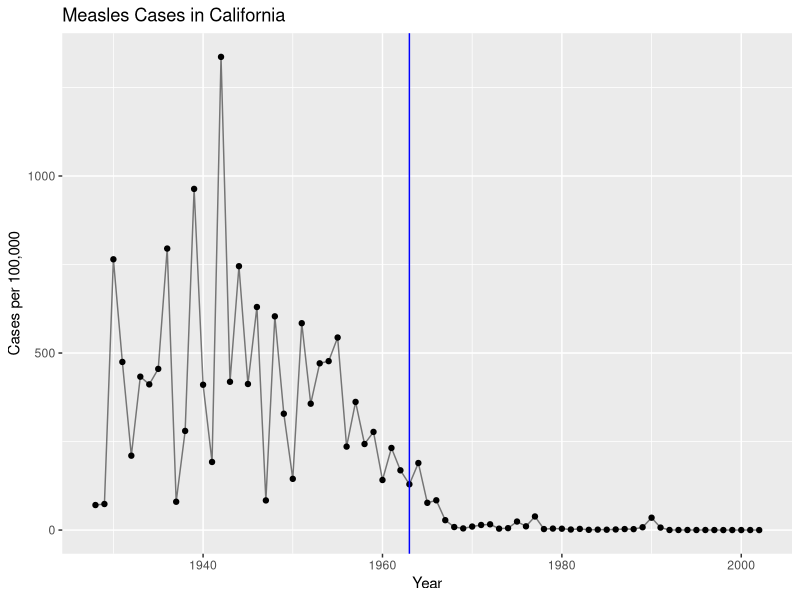
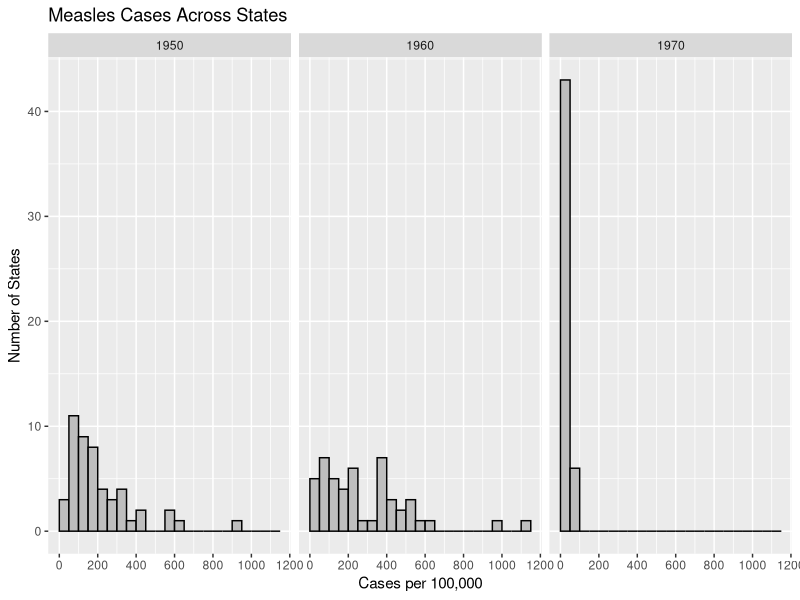
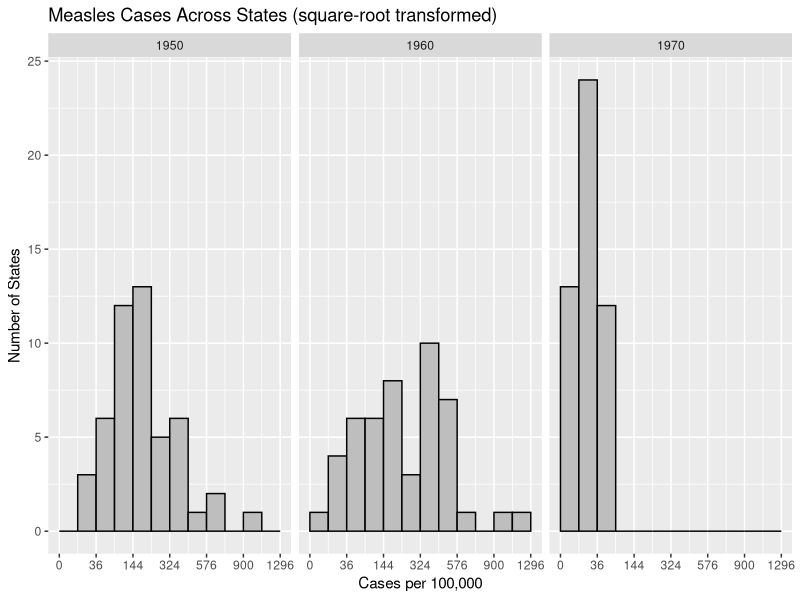
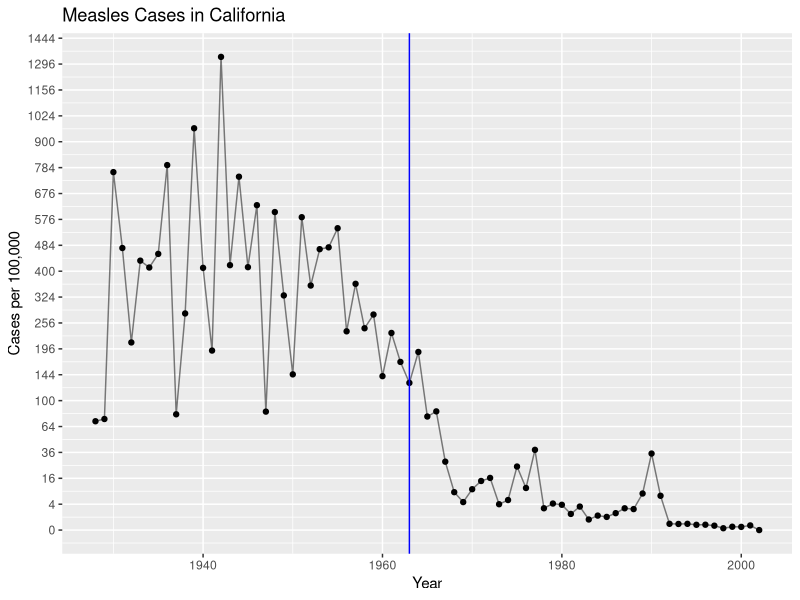
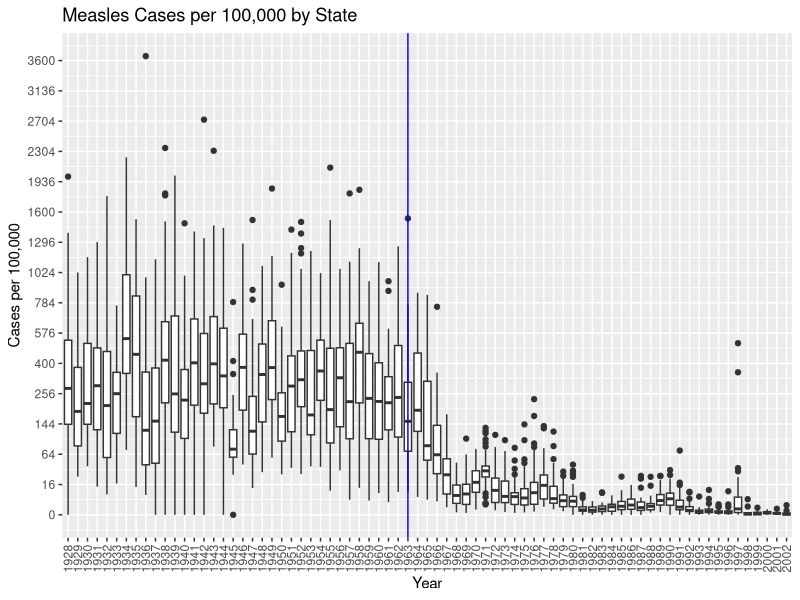
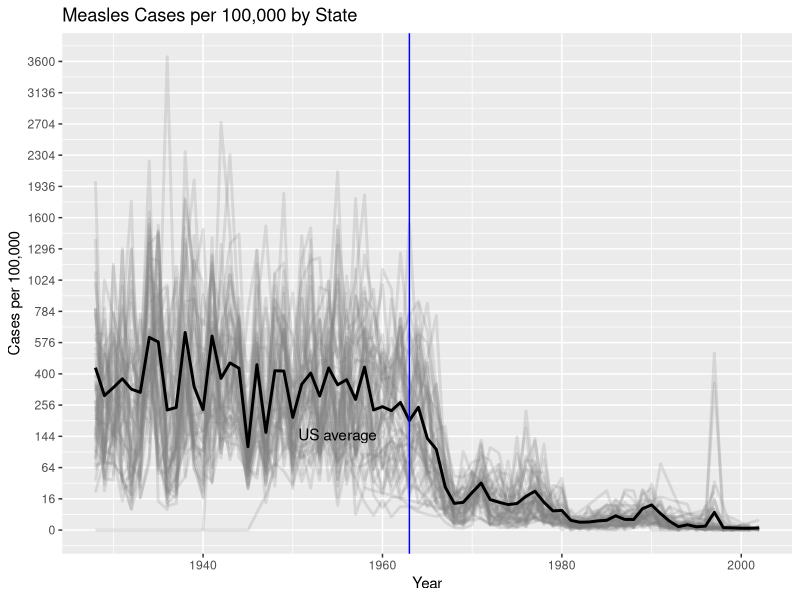
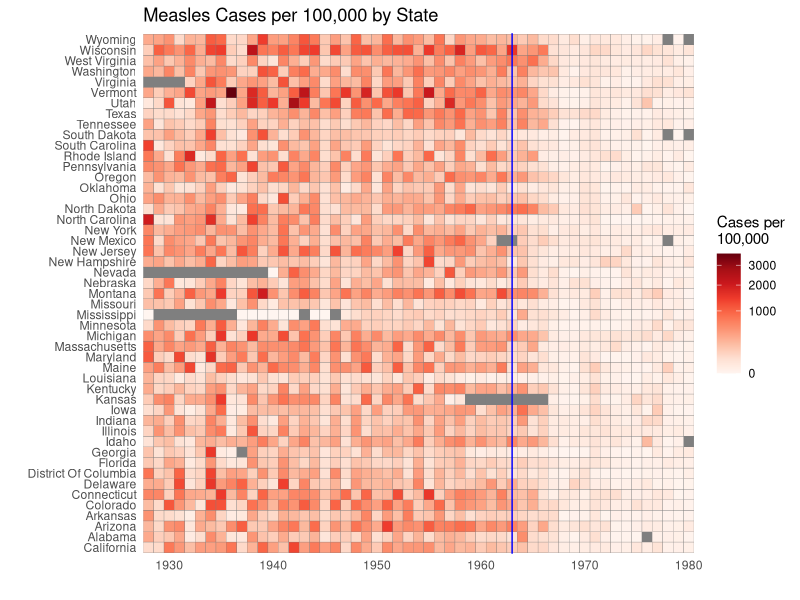

The R script that drew these images, in order:
## ---- chunk 1
library(dslabs)
data(us_contagious_diseases)
## ---- chunk 2
library(tidyverse)
the_disease <- "Measles"
dat <- us_contagious_diseases %>%
    filter(!state %in% c("Hawaii","Alaska"),
           disease == the_disease) %>%
    mutate(rate = (count / weeks_reporting) * 52 / (population / 100000)) %>% 
    mutate(state = reorder(state, rate)) 
## ---- chunk 3
dat %>% 
    filter(state == "California", !is.na(rate)) %>%
    ggplot(aes(x = year, y = rate)) +
    geom_line(alpha = 1/2) + 
    geom_point() + 
    ylab("Cases per 100,000") + 
    xlab("Year") +
    ggtitle("Measles Cases in California") + 
    geom_vline(xintercept = 1963, col = "blue")
## ---- chunk 4
dat %>% 
    filter(year %in% c(1950,1960,1970), !is.na(rate)) %>%
    ggplot(aes(x = rate)) +
    geom_histogram(color = "black", fill = "gray", boundary = 0, binwidth = 50) +
    ylab("Number of States") +
    xlab("Cases per 100,000") +
    facet_grid(. ~ year) +
    scale_x_continuous(breaks = seq(0, 1e5, 2e2)) +
    ggtitle("Measles Cases Across States")
## ---- chunk 5
dat %>% 
    filter(year %in% c(1950, 1960, 1970), !is.na(rate)) %>%
    ggplot(aes(x = rate)) +
    geom_histogram(color = "black", fill = "gray", boundary = 0, binwidth = 3) +
    ylab("Number of States") +
    xlab("Cases per 100,000") +
    facet_grid(. ~ year) +
    scale_x_sqrt(breaks = seq(0, 50, 6)^2) +
    ggtitle("Measles Cases Across States (square-root transformed)")
## ---- chunk 6
dat %>% 
    filter(state == "California", !is.na(rate)) %>%
    ggplot(aes(x = year, y = rate)) +
    geom_line(alpha = 1/2) + 
    geom_point() + 
    scale_y_sqrt("Cases per 100,000", breaks = seq(0, 100, 2)^2) + 
    xlab("Year") +
    ggtitle("Measles Cases in California") + 
    geom_vline(xintercept = 1963, col = "blue")
## ---- chunk 7
dat %>% 
    filter(!is.na(rate)) %>%
    ggplot(aes(x = factor(year), y = rate)) +
    geom_boxplot() + 
    geom_vline(xintercept = as.factor(1963), col = "blue") +
    xlab("Year") +
    scale_y_sqrt("Cases per 100,000", breaks = seq(0, 100, 4)^2) +
    theme(axis.text.x = element_text(angle = 90, hjust = 1, vjust = 1/2)) +
    ggtitle("Measles Cases per 100,000 by State")
## ---- chunk 8
avg <- dat %>%
    filter(weeks_reporting > 0) %>%
    group_by(year) %>% 
    summarize(us_rate = sum(count / weeks_reporting) * 52 / sum(population / 100000))
## ---- chunk 9
dat %>% 
    filter(!is.na(rate)) %>%
    ggplot() +
    geom_line(aes(x = year, y = rate, group = state), color = "grey50", 
              show.legend = FALSE, alpha = 0.2, size = 1) +
    geom_line(data = avg, mapping = aes(x = year, y = us_rate), 
              size = 1, color = "black") +
    xlab("Year") + 
    scale_y_sqrt("Cases per 100,000", breaks = seq(0, 100, 4)^2) +
    ggtitle("Measles Cases per 100,000 by State") + 
    geom_vline(xintercept=1963, col = "blue") +
    annotate(geom="text", x=1955, y=150, label="US average", color="black") 
## ---- chunk 10
library(RColorBrewer)
dat %>% 
    filter(year <= 1980) %>%
    ggplot(aes(x = year, y = state,  fill = rate)) +
    geom_tile(color = "grey50") +
    scale_x_continuous(expand = c(0,0)) +
    scale_fill_gradientn("Cases per\n100,000", 
                         colors = brewer.pal(9, "Reds"), 
                         trans = "sqrt") +
    geom_vline(xintercept = 1963, col = "blue") +
    theme_minimal() +  
    theme(panel.grid = element_blank()) +
    ggtitle("Measles Cases per 100,000 by State") + 
    ylab("") + xlab("")
